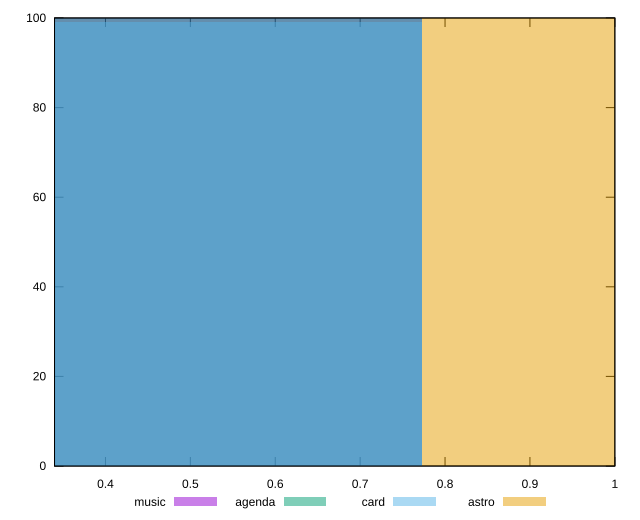

Recreate this plot in gnuplot.
reset

$music <<EOF
0.5149296039312563 100
EOF

$agenda <<EOF
0.5149296039312563 100
EOF

$card <<EOF
0.5149296039312563 99
EOF

$astro <<EOF
1.0298592078625126 100
EOF

set key outside below
set boxwidth 0.5149296039312563
set xrange [0.34:1]
set yrange [0:100]
set trange [0:100]
set style fill transparent solid 0.5 noborder
set terminal svg size 640, 520 enhanced background rgb 'white'
set output "report/report_00029_2021-02-24T13-36-40.390Z/uses-rel-preload/comparison/histogram/all_score.svg"

plot $music title "music" with boxes, \
     $agenda title "agenda" with boxes, \
     $card title "card" with boxes, \
     $astro title "astro" with boxes

reset
